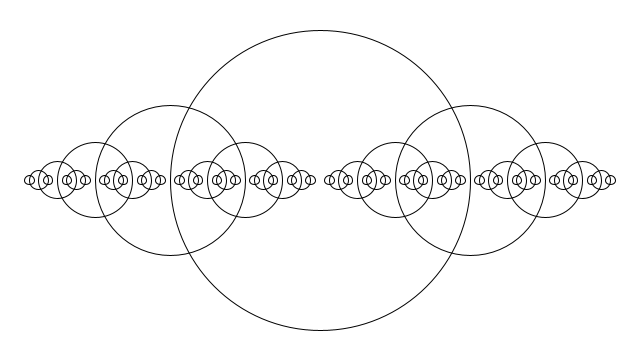
Frame 1 (no input)
Frame 60 (the mouse pressed at the canvas centre just before this capture): identical to frame 1, image omitted
Frame 120 (the mouse held since frame 60 and released just before this capture): identical to frame 1, image omitted

The Processing sketch that drew this single still picture (run headless with seeded random() and noise(); from frame 60 on, the mouse is pressed at the canvas centre):

// Processing sketch: sketch_160202a
// ── sketch_160202a.pde
void setup(){
	size(640, 360);
}

void draw(){
	background(255);
	drawCircle(width/2, height/2, 300);

}

void drawCircle(float x, float y, float d) {
	stroke(0);
	noFill();
	ellipse(x, y, d, d);

	if (d > 10) {
		drawCircle(x+d/2, y, d/2);
		drawCircle(x-d/2, y, d/2);
		}
	

}
